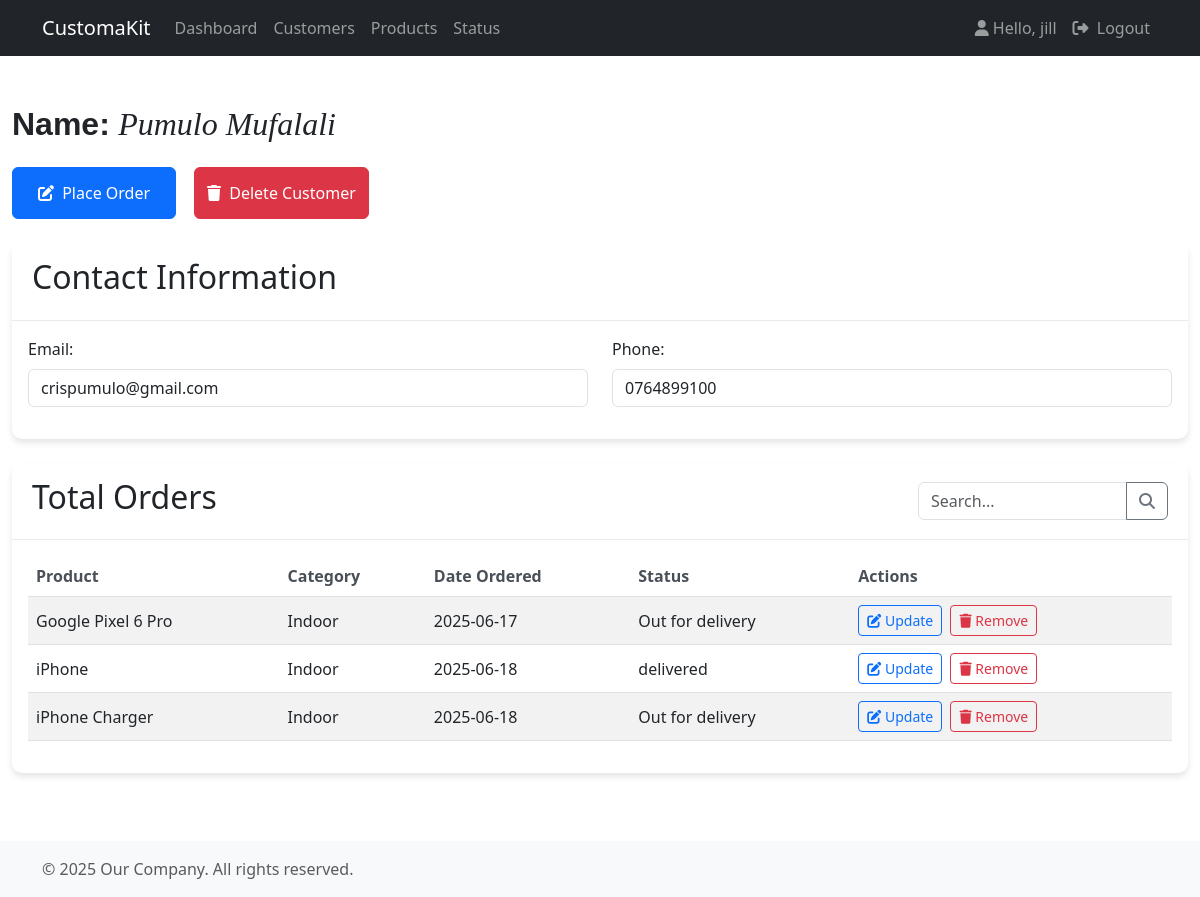
The app's page /customer/1/ (signed in) with its own data.
### accounts/models.py (models this page shows, shortened)
class Customer(models.Model):
  user = models.OneToOneField(User, null=True, on_delete=models.CASCADE)
  name = models.CharField(max_length=200, null=True)
  phone = models.CharField(max_length=200, null=True)
  profile_pic = models.ImageField(null=True, blank=True)
  email = models.CharField(max_length=200, null=True, unique=True)
  created_at = models.DateTimeField(auto_now_add=True)

class Order(models.Model):
  STATUS = (
    ('delivered', 'delivered'),
    ('Out for delivery', 'Out for delivery'),
    ('pending', 'pending'),
  )
  customer = models.ForeignKey(Customer, null=True, on_delete=models.CASCADE)
  product = models.ForeignKey(Product, null=True, on_delete=models.CASCADE)
  status = models.CharField(max_length=100, null=True, choices=STATUS)
  created_at = models.DateTimeField(auto_now_add=True)

class Product(models.Model):
  CATEGORY = (
    ('Indoor', 'Indoor'),
    ('Outdoor', 'Outdoor'),
  )
  name = models.CharField(max_length=70, null=True)
  price = models.FloatField(null=True)
  category = models.CharField(max_length=50, null=True, choices=CATEGORY)
  description = models.CharField(max_length=100, null=True)
  created_at = models.DateTimeField(auto_now_add=True)
  tags = models.ManyToManyField(Tag)

### accounts/decorators.py (the view)
    def wrapper_func(request, *args, **kwargs):
      group = ''
      if request.user.groups.exists():
        group = request.user.groups.all()[0].name
      if group in allowed_roles:
        return view_func(request, *args, **kwargs)
      else:
        return HttpResponse('You are not authorized to access this page')

### accounts/views.py (called while the page is built)
@login_required(login_url='login')
@allowed_user(allowed_roles=['admin'])
def customer(request, pk):
  customers = Customer.objects.all()
  customer_name = Customer.objects.get(id=pk)
  order = customer_name.order_set.all()
  context = {
    'customers':customers,
    'customer':customer_name,
    'orders':order,
  }
  return render(request, 'accounts/customer.html', context)

### accounts/templates/accounts/customer.html (shortened to what this page needs)
{% extends 'accounts/main.html' %}
{% load static %}
{% block extra_css %}
<link rel="stylesheet" href="{% static 'accounts/css/customer.css' %}">
{% endblock %}
{% block content %}
<h2 class="mt-4 mb-4">
  <span style="font-family: Arial, sans-serif; font-weight: bold;">Name:</span>
  <span style="font-family: Georgia, serif; font-style: italic;">{{ customer.name }}</span>
</h2>
<div class="action-buttons mb-4">
    <button class="btn btn-primary me-2" id="updateCustomerBtn">
        <a class="btn btn-primary" href="{% url 'create_order' customer.id %}"><i class="fas fa-edit me-1" hre></i> Place Order</a>
    </button>
    <button class="btn btn-danger" id="deleteCustomerBtn">
        <i class="fas fa-trash me-1"></i> Delete Customer
    </button>
</div>
<div class="card mb-4">
    <div class="card-header">
        <h2>Contact Information</h2>
    </div>
    <div class="card-body">
        <div class="row">
            <div class="col-md-6 mb-3">
                <label for="email" class="form-label">Email:</label>
                <input type="email" class="form-control" id="email" value="{{ customer.email }}" readonly>
            </div>
            <div class="col-md-6 mb-3">
                <label for="phone" class="form-label">Phone:</label>
                <input type="tel" class="form-control" id="phone" value="{{ customer.phone }}" readonly>
            </div>
        </div>
    </div>
</div>
<div class="card">
    <div class="card-header">
        <div class="d-flex justify-content-between align-items-center">
            <h2>Total Orders</h2>
            <div class="search-box">
                <div class="input-group">
                    <input type="text" class="form-control" placeholder="Search..." id="orderSearch">
                    <button class="btn btn-outline-secondary" type="button">
                        <i class="fas fa-search"></i>
                    </button>
                </div>
            </div>
        </div>
    </div>
    <div class="card-body">
        <div class="table-responsive">
            <table class="table table-striped table-hover">
                <thead>
                    <tr>
                        <th>Product</th>
                        <th>Category</th>
                        <th>Date Ordered</th>
                        <th>Status</th>
                        <th>Actions</th>
                    </tr>
                </thead>
                <tbody>
                    {% for order in orders %}
                    <tr>
                        <td>{{ order.product.name }}</td>
                        <td>{{ order.product.category }}</td>
                        <td>{{ order.created_at|date:"Y-m-d" }}</td>
                        <td>{{ order.status }}</td>
                        <td>
                            <button class="btn btn-sm btn-outline-primary me-1 update-order-btn" data-order-id="{{ order.id }}">
                                <i class="fas fa-edit"></i> Update
                            </button>
                            <button class="btn btn-sm btn-outline-danger remove-order-btn" data-order-id="{{ order.id }}">
                                <i class="fas fa-trash"></i> Remove
                            </button>
                        </td>
                    </tr>
                    {% endfor %}
                </tbody>
            </table>
        </div>
    </div>
</div>
{% endblock %}

### accounts/templates/accounts/navbar.html (shortened to what this page needs)
<nav class="navbar navbar-expand-lg navbar-dark bg-dark mb-4 sticky-top">
    <div class="container">
        <a class="navbar-brand">CustomaKit</a>
        <div class="collapse navbar-collapse" id="navbarNav">
            {% if request.user.is_staff %}
                <ul class="navbar-nav me-auto">
                    <li class="nav-item">
                        <a class="nav-link" href="{% url 'dashboard' %}">Dashboard</a>
                    </li>
                    <li class="nav-item">
                        <a class="nav-link" href="{% url 'customers' %}">Customers</a>
                    </li>
                    <li class="nav-item">
                        <a class="nav-link" href="{% url 'product' %}">Products</a>
                    </li>
                    <li class="nav-item">
                        <a class="nav-link" href="{% url 'statuses' %}">Status</a>
                    </li>
                </ul>
                <ul class="navbar-nav">
                    <li class="nav-item">
                        <a class="nav-link" href="#"><i class="fas fa-user me-1"></i>Hello, {{request.user}}</a>
                    </li>
                    <li class="nav-item">
                        <a class="nav-link" href="{% url 'logout' %}"><i class="fas fa-sign-out-alt me-1"></i> Logout</a>
                    </li>
                </ul>
            {% else %}
                <li class="nav-item">
                    <a class="hello-msg" href="{% url 'settings' %}">Settings</a>
                </li>
            {% endif %}
        </div>
    </div>
</nav>

### accounts/static/accounts/css/customer.css (style rules this page uses)
.action-buttons { display: flex; gap: 10px; }
.card { border: none; border-radius: 10px; box-shadow: 0 4px 6px rgba(0, 0, 0, 0.1); margin-bottom: 20px; }
.card-header { background-color: #ffffff; border-bottom: 1px solid #eaeaea; padding: 15px 20px; }
.table th { font-weight: 600; color: #495057; border-top: none; }
.table td { vertical-align: middle; }
.search-box { width: 250px; }
a { text-decoration: none; }

### records on screen
Customer: name "Pumulo Mufalali", email "crispumulo@gmail.com", phone "0764899100"
Order: product.name "Google Pixel 6 Pro", product.category "Indoor", created_at "2025-06-17", status "Out for delivery"
Order: product.name "iPhone", product.category "Indoor", created_at "2025-06-18", status "delivered"
Order: product.name "iPhone Charger", product.category "Indoor", created_at "2025-06-18", status "Out for delivery"

### other values on screen
{{ request.user }} "jill"
